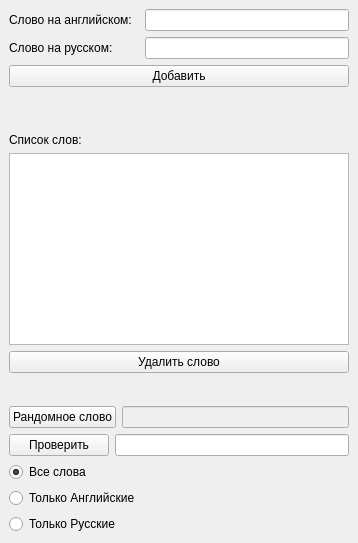
<?xml version="1.0" encoding="UTF-8"?>
<ui version="4.0">
 <class>MyWords</class>
 <widget class="QMainWindow" name="MyWords">
  <property name="geometry">
   <rect>
    <x>0</x>
    <y>0</y>
    <width>358</width>
    <height>543</height>
   </rect>
  </property>
  <property name="windowTitle">
   <string>My Words</string>
  </property>
  <widget class="QWidget" name="centralwidget">
   <layout class="QVBoxLayout" name="verticalLayout_5">
    <item>
     <layout class="QVBoxLayout" name="verticalLayout_3">
      <item>
       <layout class="QHBoxLayout" name="horizontalLayout_2">
        <item>
         <widget class="QLabel" name="labelEng">
          <property name="minimumSize">
           <size>
            <width>130</width>
            <height>0</height>
           </size>
          </property>
          <property name="text">
           <string>Слово на английском:</string>
          </property>
         </widget>
        </item>
        <item>
         <widget class="QLineEdit" name="wordEng">
          <property name="minimumSize">
           <size>
            <width>200</width>
            <height>0</height>
           </size>
          </property>
         </widget>
        </item>
       </layout>
      </item>
      <item>
       <layout class="QHBoxLayout" name="horizontalLayout">
        <item>
         <widget class="QLabel" name="labelRu">
          <property name="minimumSize">
           <size>
            <width>130</width>
            <height>0</height>
           </size>
          </property>
          <property name="text">
           <string>Слово на русском:</string>
          </property>
         </widget>
        </item>
        <item>
         <widget class="QLineEdit" name="wordRu">
          <property name="minimumSize">
           <size>
            <width>200</width>
            <height>0</height>
           </size>
          </property>
         </widget>
        </item>
       </layout>
      </item>
      <item>
       <widget class="QPushButton" name="addBtn">
        <property name="text">
         <string>Добавить</string>
        </property>
       </widget>
      </item>
     </layout>
    </item>
    <item>
     <spacer name="verticalSpacer_2">
      <property name="orientation">
       <enum>Qt::Vertical</enum>
      </property>
      <property name="sizeHint" stdset="0">
       <size>
        <width>20</width>
        <height>40</height>
       </size>
      </property>
     </spacer>
    </item>
    <item>
     <layout class="QVBoxLayout" name="verticalLayout">
      <item>
       <layout class="QHBoxLayout" name="horizontalLayout_4">
        <item>
         <widget class="QLabel" name="labelTable">
          <property name="minimumSize">
           <size>
            <width>130</width>
            <height>0</height>
           </size>
          </property>
          <property name="text">
           <string>Список слов:</string>
          </property>
         </widget>
        </item>
       </layout>
      </item>
      <item>
       <widget class="QTableView" name="tableView"/>
      </item>
      <item>
       <widget class="QPushButton" name="removeWordBtn">
        <property name="text">
         <string>Удалить слово</string>
        </property>
       </widget>
      </item>
     </layout>
    </item>
    <item>
     <spacer name="verticalSpacer">
      <property name="orientation">
       <enum>Qt::Vertical</enum>
      </property>
      <property name="sizeHint" stdset="0">
       <size>
        <width>20</width>
        <height>10</height>
       </size>
      </property>
     </spacer>
    </item>
    <item>
     <layout class="QVBoxLayout" name="verticalLayout_2">
      <item>
       <layout class="QHBoxLayout" name="horizontalLayout_5">
        <item>
         <widget class="QPushButton" name="randomBtn">
          <property name="minimumSize">
           <size>
            <width>100</width>
            <height>0</height>
           </size>
          </property>
          <property name="text">
           <string>Рандомное слово</string>
          </property>
         </widget>
        </item>
        <item>
         <widget class="QLineEdit" name="randomWord">
          <property name="enabled">
           <bool>false</bool>
          </property>
          <property name="minimumSize">
           <size>
            <width>200</width>
            <height>0</height>
           </size>
          </property>
          <property name="readOnly">
           <bool>false</bool>
          </property>
         </widget>
        </item>
       </layout>
      </item>
      <item>
       <layout class="QHBoxLayout" name="horizontalLayout_6">
        <item>
         <widget class="QPushButton" name="checkBtn">
          <property name="minimumSize">
           <size>
            <width>100</width>
            <height>0</height>
           </size>
          </property>
          <property name="text">
           <string>Проверить</string>
          </property>
         </widget>
        </item>
        <item>
         <widget class="QLineEdit" name="answerWord">
          <property name="minimumSize">
           <size>
            <width>200</width>
            <height>0</height>
           </size>
          </property>
         </widget>
        </item>
       </layout>
      </item>
     </layout>
    </item>
    <item>
     <layout class="QVBoxLayout" name="verticalLayout_4">
      <item>
       <widget class="QRadioButton" name="allWordRBtn">
        <property name="text">
         <string>Все слова</string>
        </property>
        <property name="checked">
         <bool>true</bool>
        </property>
        <attribute name="buttonGroup">
         <string notr="true">buttonGroup</string>
        </attribute>
       </widget>
      </item>
      <item>
       <widget class="QRadioButton" name="onlyEngRBtn">
        <property name="text">
         <string>Только Английские</string>
        </property>
        <attribute name="buttonGroup">
         <string notr="true">buttonGroup</string>
        </attribute>
       </widget>
      </item>
      <item>
       <widget class="QRadioButton" name="onlyRuRBnt">
        <property name="text">
         <string>Только Русские</string>
        </property>
        <attribute name="buttonGroup">
         <string notr="true">buttonGroup</string>
        </attribute>
       </widget>
      </item>
     </layout>
    </item>
   </layout>
  </widget>
 </widget>
 <resources/>
 <connections/>
 <buttongroups>
  <buttongroup name="buttonGroup"/>
 </buttongroups>
</ui>
